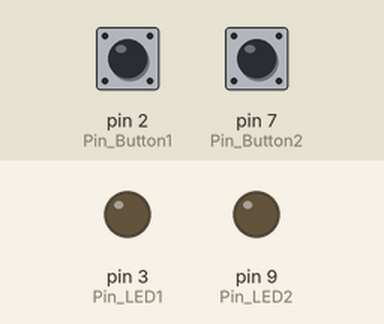
A sketch run on a simulated Arduino Leonardo, built with avr-gcc and run on an emulated ATmega32U4. Shown: output pins drawn as LEDs (lit = HIGH). The test bench sets the inputs (shaded band); at power-on: pin 2 (Pin_Button1) HIGH, pin 7 (Pin_Button2) HIGH. EEPROM starts erased; USB keyboard and mouse output is not drawn.

Above: at 1.2 s.
1.3 s: pin 2 (Pin_Button1) pulled LOW for 0.15 s
At 1.37 s:
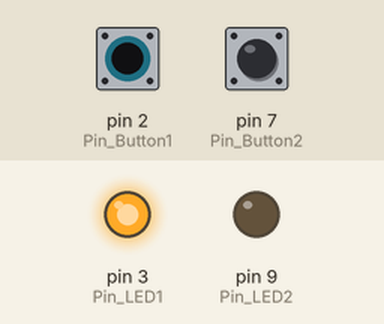
2.9 s: pin 7 (Pin_Button2) pulled LOW for 0.15 s
At 2.97 s:
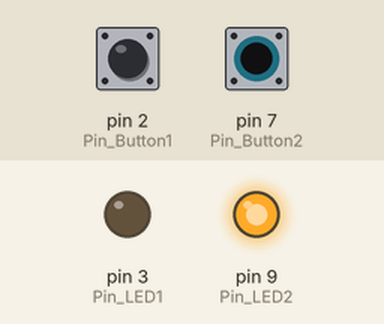
4.5 s: pin 7 (Pin_Button2) pulled LOW for 3.2 s
At 8.0 s:
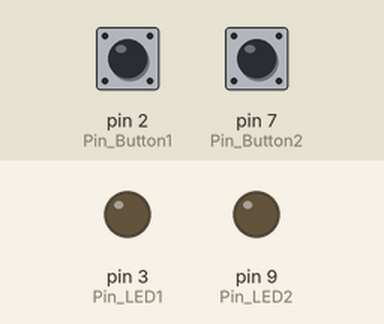
9.2 s: pin 2 (Pin_Button1) pulled LOW for 3.2 s
At 10.3 s:
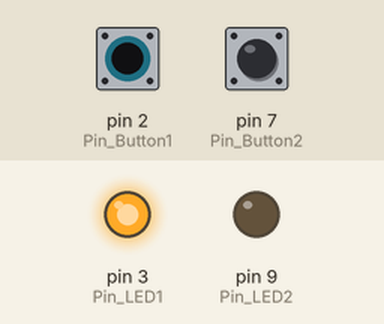
13.9 s: pin 2 (Pin_Button1) driven LOW and pin 7 (Pin_Button2) driven LOW
At 15.1 s:
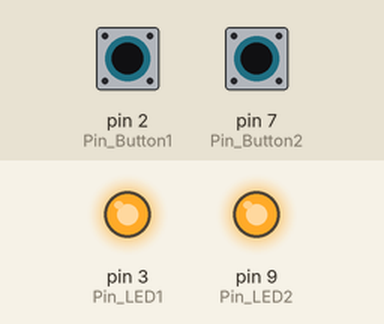
Timing chart, 0 to 16.4 s (numbered marks = the images above; inputs shaded):
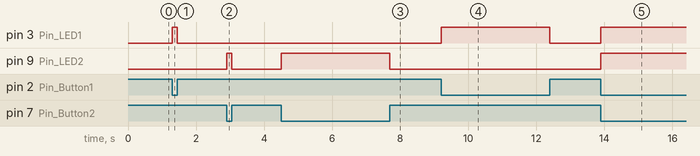

Measured:
- after the input at 1.3 s, pin 3 (Pin_LED1): LOW → HIGH at once, → LOW 0.15 s later
- after the input at 2.9 s, pin 9 (Pin_LED2): LOW → HIGH at once, → LOW 0.15 s later
- after the input at 4.5 s, pin 9 (Pin_LED2): LOW → HIGH at once, → LOW 3.2 s later
- after the input at 9.2 s, pin 3 (Pin_LED1): LOW → HIGH at once, → LOW 3.2 s later
- after the input at 13.9 s, pin 3 (Pin_LED1), pin 9 (Pin_LED2): LOW → HIGH at once

The sketch:

MediaFootswitch.ino
```cpp
// (licence header left out)
enum CommandType {
	MODE_MEDIA,
	MODE_KEYBOARD,
};

// Pin Definitions
const uint8_t Pin_Button1 = 2;  // Input, internal pull-up
const uint8_t Pin_LED1 = 3;     // Output

const uint8_t Pin_Button2 = 7;  // Input, internal pull-up
const uint8_t Pin_LED2 = 9;     // Output

// Size Limits
const uint8_t NumButtons = 2;   // 2 physical buttons
const uint8_t NumCommands = 3;  // Max of 3 commands (press 3 times)

// Config Mode
const uint8_t EEPROM_Addr = 8;  // Address for the EEPROM enumeration storage
const CommandType DefaultMode = MODE_MEDIA;  // Initial mode if bad EEPROM read

// Timing Constants, ms (adjust to liking)
const unsigned long DebounceTime = 30;  // Maximum switching speed for inputs
const unsigned long RepeatTimeout = 375;  // Max time between presses for counter
const unsigned long HoldTime = 325;  // Minimum time before a button is considered "held" down

// User Options
const uint8_t MaxBrightness = 255;  // LED brightness, 0-255
const unsigned long ConfigTime = 2000;  // Max time for both buttons held down before mode change, ms

// ----------------------------------------------------------------------------

// Libraries
#include <HID-Project.h>  // NicoHood HID Library
#include <EEPROM.h>

// Local Headers
#include "src/MediaFootswitch_IO.h"
#include "src/MediaFootswitch_HID.h"


Buttons buttons[NumButtons]{
	Buttons(Pin_Button1, Pin_LED1),
	Buttons(Pin_Button2, Pin_LED2),
};

ConsumerKeycode media_commands[NumButtons][NumCommands] = {
	{ MEDIA_PLAY_PAUSE, MEDIA_VOLUME_MUTE, MEDIA_VOLUME_DOWN },
	{ MEDIA_NEXT, MEDIA_PREVIOUS, MEDIA_VOLUME_UP },
};

KeyboardKeycode keyboard_commands[NumButtons] = {
	KEY_F21,
	KEY_F22,
};

void blinkAll(uint16_t ntimes, unsigned long period) {
	for (uint16_t i = 0; i < ntimes; i++) {
		for (int8_t state = 0; state <= 1; state++) {
			for (size_t i = 0; i < NumButtons; i++) {
				buttons[i].led.set(state);
			}
			delay(period / 2);
		}
	}
}

void setup() {
	Serial.begin(115200);
	for (size_t i = 0; i < NumButtons; i++) {
		buttons[i].begin();
		buttons[i].media.setCommands(media_commands[i]);
		buttons[i].keyboard.setCommand(keyboard_commands[i]);
		buttons[i].led.setBrightness(MaxBrightness);
		buttons[i].checkInput();
	}

	CommandType mode;
	EEPROM.get(EEPROM_Addr, mode);
	if (!validConfig(mode)) {
		EEPROM.put(EEPROM_Addr, DefaultMode);
		mode = DefaultMode;
	}
	Buttons::setMode(mode);

	boolean buttonsHigh = true;
	do {
		boolean configReady = true;
		for (size_t i = 0; i < NumButtons; i++) {
			buttons[i].checkInput();  // Read pin states
			buttonsHigh &= buttons[i].pin.state();  // Check if any pin goes low
			configReady &= buttons[i].pin.heldFor() >= ConfigTime;  // Check if all pins are high for config time
		}

		if (buttonsHigh && configReady) {
			// Buttons held for X amount of time, time to change the config
			blinkAll(10, 250);  // Flash LEDs at the user to tell them we're changing modes
			Buttons::switchMode();
			EEPROM.put(EEPROM_Addr, Buttons::getMode());
			break;
		}
	}
	while (buttonsHigh == true);  // Stop looping if any button is unpressed

	Buttons::begin_usb();
}

void loop() {
	for (size_t i = 0; i < NumButtons; i++) {
		buttons[i].checkInput();
		buttons[i].runCommands();
	}
}
```

MediaFootswitch_HID.h
```cpp
// (licence header left out)
#ifndef MEDIAFOOTSWITCH_HID_H
#define MEDIAFOOTSWITCH_HID_H

 // --------------------------------------------------------
 // MediaCommands                                          |
 //     Sends media commands after # of button presses     |
 // --------------------------------------------------------

template <uint8_t max_ncmds>
class MediaCommands {
public:
	static void begin() {
		Consumer.begin();
	}

	static void releaseAll() {
		Consumer.releaseAll();
	}

	MediaCommands(InputHandler &p) :
		pin(p),
		index(pin, NumCommands, RepeatTimeout, HoldTime) {}

	void run() {
		index.update();
		uint8_t command = index.getIndex();

		if (command > max_ncmds) { command = 0; }

		if (command != lastCommand) {
			if (lastCommand != 0) {
				Consumer.release(commands[lastCommand - 1]);
			}
			if (command != 0) {
				Consumer.press(commands[command - 1]);
			}
		}

		lastCommand = command;
	}

	template<uint8_t ncmds>
	void setCommands(const ConsumerKeycode(&cmds)[ncmds]) {
		if (ncmds < max_ncmds) return;

		for (size_t i = 0; i < max_ncmds; i++) {
			commands[i] = cmds[i];
		}
	}

protected:
	InputHandler & pin;
	CommandIndex index;

	uint8_t lastCommand = 0;
	ConsumerKeycode commands[max_ncmds] = { MEDIA_PLAY_PAUSE };
};


// --------------------------------------------------------
// KeyboardCommand                                        |
//     Sends keyboard command link to pin state           |
// --------------------------------------------------------

class KeyboardCommand {
public:
	static void begin() {
		Keyboard.begin();
	}

	static void releaseAll() {
		Keyboard.releaseAll();
	}

	KeyboardCommand(InputHandler & p) : Pin(p) {}

	void run() {
		if (Pin.rising()) {
			Keyboard.press(command);
		}
		else if (Pin.falling()) {
			Keyboard.release(command);
		}
	}

	void setCommand(const KeyboardKeycode cmd) {
		command = cmd;
	}

protected:
	KeyboardKeycode command;
	InputHandler & Pin;
};

// --------------------------------------------------------
// Buttons                                                |
//     Holds input pin, LED, and USB command classes      |
//     linked to a specific button input                  |
// --------------------------------------------------------

class Buttons {
public:
	static void begin_usb() {
		begun = true;

		switch (mode) {
		case(MODE_MEDIA):
			MediaCommands<NumCommands>::begin();
			break;
		case(MODE_KEYBOARD):
			KeyboardCommand::begin();
			break;
		}
	}

	static void setMode(CommandType t) {
		if (t == mode) return;
		mode = t;

		if (begun) {
			switch (mode) {
			case(MODE_MEDIA):
				MediaCommands<NumCommands>::releaseAll();
				break;
			case(MODE_KEYBOARD):
				KeyboardCommand::releaseAll();
				break;
			}
		}
	}

	static void switchMode() {
		if (mode == MODE_MEDIA) {
			setMode(MODE_KEYBOARD);
		}
		else {
			setMode(MODE_MEDIA);
		}
	}

	static CommandType getMode() {
		return mode;
	}

	Buttons(uint8_t pin_button, uint8_t pin_led) :
		pin(pin_button),
		led(pin_led),
		media(pin),
		keyboard(pin)
	{}

	void begin() {
		pin.begin();  // Set button pin input mode
		led.begin();  // Set LED pin output mode
	}

	void checkInput() {
		pin.update();  // Save current pin register state, debounced
		led.set(pin.state());  // Set LED based off of input pin
	}

	void runCommands() {
		switch (mode) {
		case(MODE_MEDIA):
			media.run();
			break;
		case(MODE_KEYBOARD):
			keyboard.run();
			break;
		}
	}

	InputHandler pin;
	LEDHandler led;
	MediaCommands<NumCommands> media;
	KeyboardCommand keyboard;

protected:
	static boolean begun;
	static CommandType mode;
};

boolean Buttons::begun = false;
CommandType Buttons::mode = DefaultMode;

boolean validConfig(CommandType mode) {
	return mode == MODE_MEDIA || mode == MODE_KEYBOARD;
}

#endif
```

MediaFootswitch_IO.h
```cpp
// (licence header left out)
#ifndef MEDIAFOOTSWITCH_IO_H
#define MEDIAFOOTSWITCH_IO_H

// --------------------------------------------------------
// Debouncer                                              |
//     Debounces an boolean input for x milliseconds      |
// --------------------------------------------------------

class Debouncer {
public:
	Debouncer(unsigned long t, boolean sState) :
		BounceTime(t)
	{
		lastChange = 0 - t;
		state = sState;
	}

	boolean bouncing() const {
		return millis() - lastChange <= BounceTime;
	}

	void debounce(boolean s) {
		if (s == state || bouncing()) return;
		state = s;
		lastChange = millis();
	}

	boolean getState() const {
		return state;
	}

	unsigned long heldFor() const {
		return millis() - lastChange;
	}

protected:
	const unsigned long BounceTime;  // Debounce time in us
	unsigned long lastChange;
	boolean state;
};

// --------------------------------------------------------
// InputHandler                                           |
//     Reads a pin input, debounces it, and keeps track   |
//     of current and previous states.                    |
// --------------------------------------------------------

class InputHandler {
public:
	InputHandler(uint8_t p, boolean up = true) :
		Pin(p), pullup(up), bounce(DebounceTime, HIGH) {}

	void begin() {
		pinMode(Pin, pullup ? INPUT_PULLUP : INPUT);
	}

	void update() {
		lastState = state();
		bounce.debounce(digitalRead(Pin));
	}

	boolean state() const {
		return bounce.getState() != pullup;
	}

	boolean changed() const {
		return state() != lastState;
	}

	boolean rising() const {
		return changed() && state() == HIGH;
	}

	boolean falling() const {
		return changed() && state() == LOW;
	}

	unsigned long heldFor() const {
		return bounce.heldFor();
	}

protected:
	const uint8_t Pin;
	const boolean pullup;
	Debouncer bounce;
	boolean lastState = 0;
};

// --------------------------------------------------------
// PressCounter                                           |
//     For a given pin input, keeps track of how many     |
//     times the pin is toggled with a timeout of x       |
// --------------------------------------------------------

class PressCounter {
public:
	PressCounter(InputHandler &p, unsigned long speed) :
		Pin(p), PressSpeed(speed) {}

	void check() {
		if (Pin.rising()) {
			if (finished == true) { count = 0; }
			finished = false;
			count++;
		}

		if (count > 0) {
			if (Pin.state() == HIGH) {
				lastUpdate = millis();
			}
			else if (millis() - lastUpdate > PressSpeed) {
				finished = true;
			}
		}
	}

	uint8_t getCount() const {
		return count;
	}

	boolean isDone() const {
		return finished;
	}

	void reset() {
		count = 0;
		lastUpdate = millis() - PressSpeed;
	}

	InputHandler & Pin;

protected:
	const unsigned long PressSpeed;

	boolean finished = false;
	unsigned long lastUpdate;
	uint8_t count = 0;
};

// --------------------------------------------------------
// CommandIndex                                             |
//     For a given pin input, reports an index number for |
//     the corresponding # of presses or held input       |
// --------------------------------------------------------

class CommandIndex {
public:
	CommandIndex(InputHandler & p, uint8_t rmax, unsigned long rspeed, unsigned long t_hold) :
		MaxCount(rmax), HoldTime(t_hold), pin(p), counter(pin, rspeed) {}

	void update() {
		counter.check();
		setIndex();
	}

	uint8_t getIndex() {
		return index;
	}

	const uint8_t MaxCount;
	const unsigned long HoldTime;

	InputHandler & pin;
	PressCounter counter;

protected:
	void setIndex() {
		if (counter.isDone()) {
			index = counter.getCount();
			if (index > MaxCount) {
				index = MaxCount;
			}
			counter.reset();
		}
		else if (pin.state() == HIGH && pin.heldFor() >= HoldTime) {
			index = MaxCount;
			counter.reset();
		}
		else {
			index = 0;
		}
	}

	uint8_t index = 0;
};

// --------------------------------------------------------
// LEDHandler                                             |
//     For a given pin controlling an LED, switch it on   |
//     or off according to a set brightness value         |
// --------------------------------------------------------

class LEDHandler {
public:
	LEDHandler(uint8_t p, boolean inv = false) :
		pin(p), activeLow(inv)
	{
		state = 0;  // starts as low
		brightness = 255;  // max brightness
	}

	void begin() {
		pinMode(pin, OUTPUT);
		off();
	}

	void on() {
		set(1);
	}

	void off() {
		set(0);
	}

	void set(boolean s) {
		if (s == state) return;  // no change
		state = s;
		analogWrite(pin, activeLow ? 255 - (brightness * s) : brightness * s);
	}

	void setBrightness(uint8_t b) {
		brightness = b;
	}

protected:
	const uint8_t pin;
	const boolean activeLow;
	boolean state;
	uint8_t brightness;
};

#endif
```
